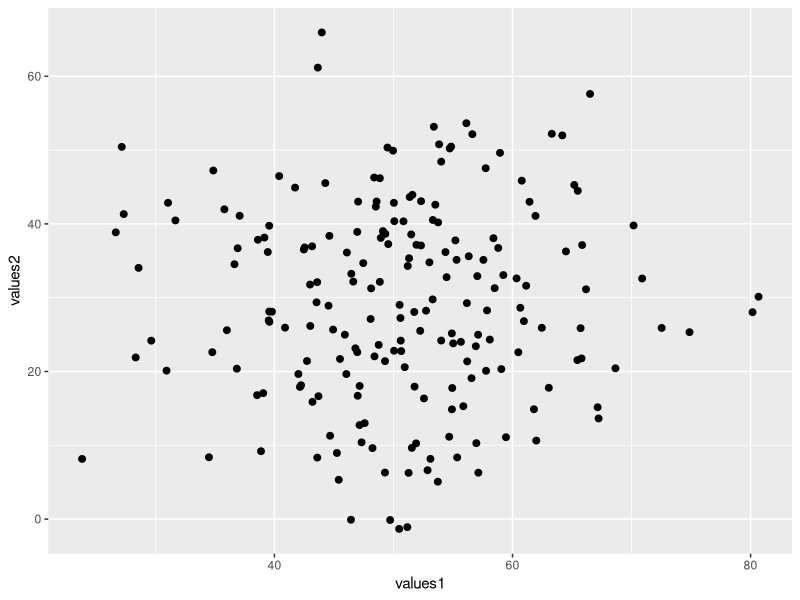
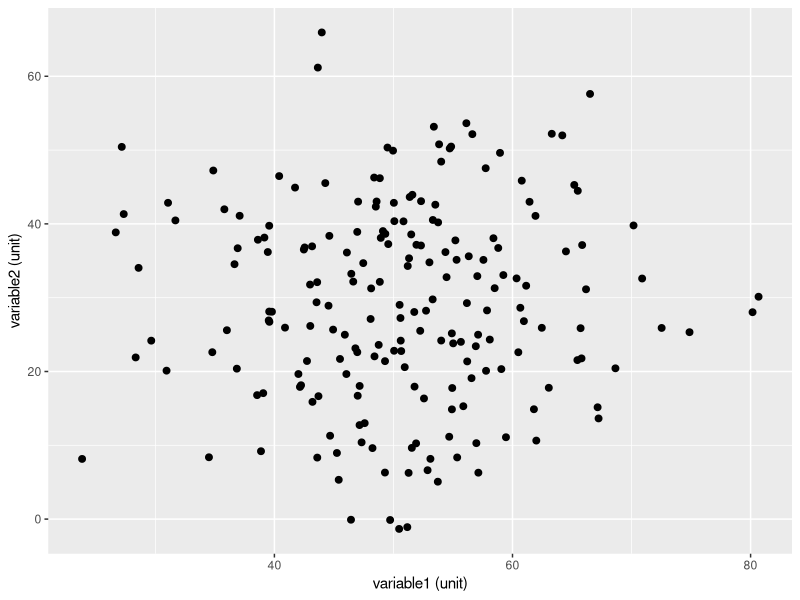
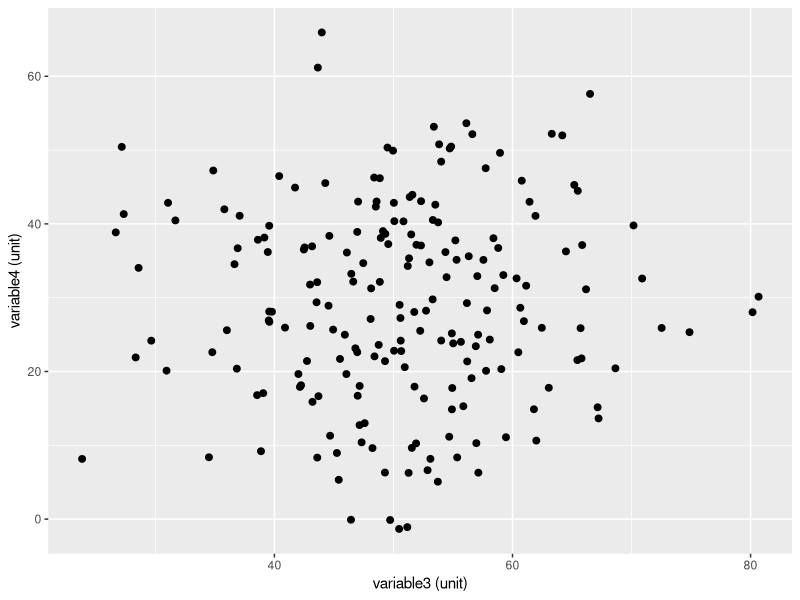
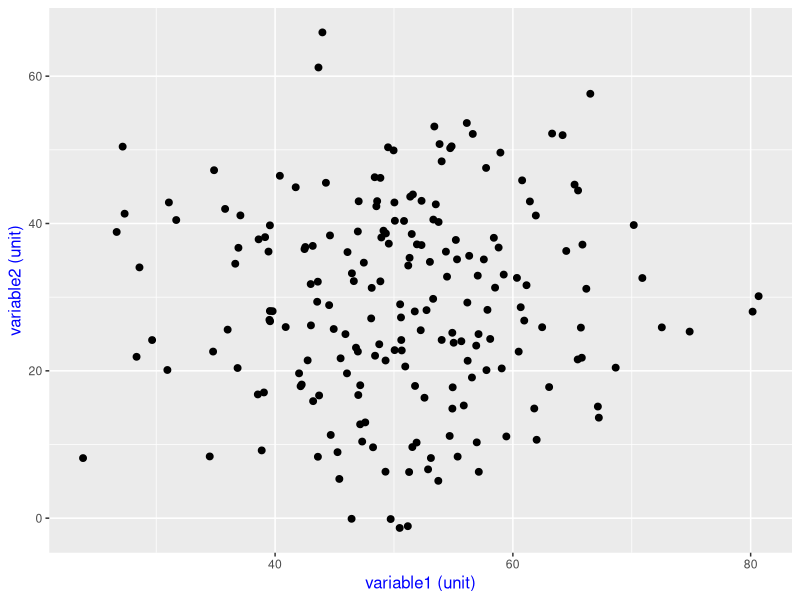
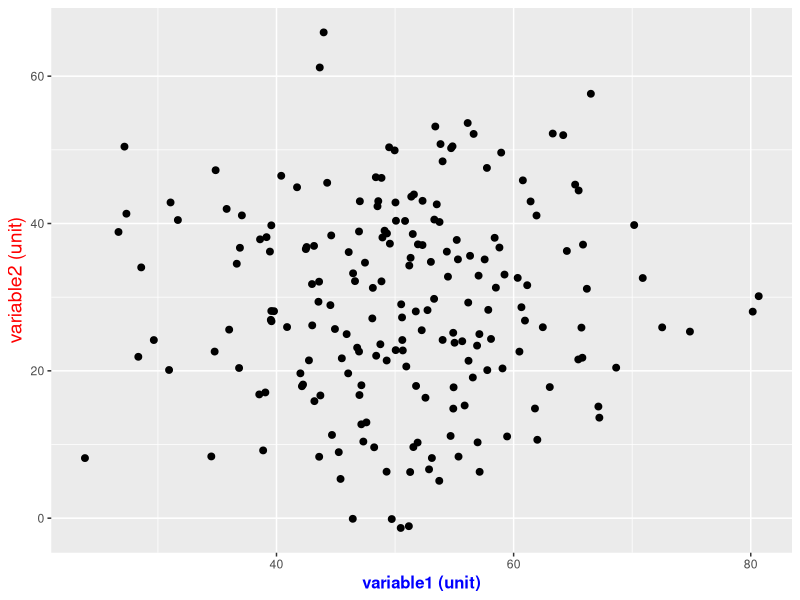

These figures' R source, in order:
## ---- chunk 1
knitr::opts_chunk$set(echo = TRUE, fig.align='center')

# title: axis titles
# author: jonathan
# revised: 11/2/2020 

WEB <- c("https://bioceed.uib.no/dropfolder/bioSTATS/Rmd/Basic/Visualizing/Essential/axis-title.html")
GIT <- c("https://github.com/jonathansoule/biostats/blob/master/Basic/Visualizing/Essential/axis-title.Rmd")
library(ggplot2)

# variable 1
values1 <- rnorm(200, mean=50, sd=10) 
# variable 2
values2 <- c(rnorm(100, mean=20, sd=10), rnorm(100, mean=40, sd=10))
# dataframe
df <- data.frame(values1, values2)
## ---- chunk 2
baseplot <- ggplot(df, aes(values1, values2)) +
  geom_point(size=2) 
baseplot
## ---- chunk 3
baseplot +
  xlab("variable1 (unit)") +
  ylab("variable2 (unit)")
## ---- chunk 4
baseplot +
  scale_x_continuous("variable3 (unit)") +
  scale_y_continuous("variable4 (unit)")
## ---- chunk 5
baseplot +
  xlab("variable1 (unit)") +
  ylab("variable2 (unit)") +
  theme(axis.title = element_text(color = "blue", size = 12))
## ---- chunk 6
baseplot +
  xlab("variable1 (unit)") +
  ylab("variable2 (unit)") +
  theme(axis.title.x = element_text(color = "blue", face ="bold", size = 12)) +
  theme(axis.title.y = element_text(color = "red", size = 14))
